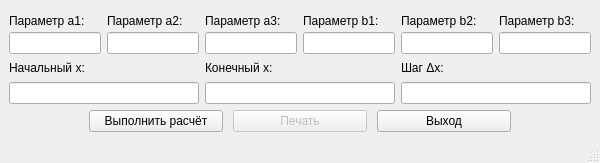
<?xml version="1.0" encoding="UTF-8"?>
<ui version="4.0">
 <class>MainWindow</class>
 <widget class="QMainWindow" name="MainWindow">
  <property name="enabled">
   <bool>true</bool>
  </property>
  <property name="geometry">
   <rect>
    <x>0</x>
    <y>0</y>
    <width>600</width>
    <height>163</height>
   </rect>
  </property>
  <property name="minimumSize">
   <size>
    <width>600</width>
    <height>163</height>
   </size>
  </property>
  <property name="maximumSize">
   <size>
    <width>600</width>
    <height>163</height>
   </size>
  </property>
  <property name="windowTitle">
   <string>МиСОС Lab1. Serpov</string>
  </property>
  <widget class="QWidget" name="centralwidget">
   <layout class="QGridLayout" name="gridLayout_5">
    <item row="0" column="0">
     <layout class="QGridLayout" name="gridLayout">
      <property name="verticalSpacing">
       <number>0</number>
      </property>
      <item row="1" column="1">
       <widget class="QLineEdit" name="lineEdit_a2"/>
      </item>
      <item row="0" column="1">
       <widget class="QLabel" name="label_2">
        <property name="text">
         <string>Параметр a2:</string>
        </property>
       </widget>
      </item>
      <item row="0" column="2">
       <widget class="QLabel" name="label_3">
        <property name="text">
         <string>Параметр a3:</string>
        </property>
       </widget>
      </item>
      <item row="0" column="0">
       <widget class="QLabel" name="label">
        <property name="text">
         <string>Параметр a1:</string>
        </property>
       </widget>
      </item>
      <item row="1" column="2">
       <widget class="QLineEdit" name="lineEdit_a3"/>
      </item>
      <item row="1" column="0">
       <widget class="QLineEdit" name="lineEdit_a1"/>
      </item>
     </layout>
    </item>
    <item row="0" column="1">
     <layout class="QGridLayout" name="gridLayout_2">
      <property name="verticalSpacing">
       <number>0</number>
      </property>
      <item row="1" column="1">
       <widget class="QLineEdit" name="lineEdit_b2"/>
      </item>
      <item row="0" column="1">
       <widget class="QLabel" name="label_4">
        <property name="text">
         <string>Параметр b2:</string>
        </property>
       </widget>
      </item>
      <item row="0" column="0">
       <widget class="QLabel" name="label_5">
        <property name="text">
         <string>Параметр b1:</string>
        </property>
       </widget>
      </item>
      <item row="1" column="0">
       <widget class="QLineEdit" name="lineEdit_b1"/>
      </item>
      <item row="1" column="2">
       <widget class="QLineEdit" name="lineEdit_b3"/>
      </item>
      <item row="0" column="2">
       <widget class="QLabel" name="label_6">
        <property name="text">
         <string>Параметр b3:</string>
        </property>
       </widget>
      </item>
     </layout>
    </item>
    <item row="1" column="0" colspan="2">
     <layout class="QGridLayout" name="gridLayout_3">
      <item row="0" column="2">
       <widget class="QLabel" name="label_8">
        <property name="text">
         <string>Шаг Δx:</string>
        </property>
       </widget>
      </item>
      <item row="0" column="1">
       <widget class="QLabel" name="label_7">
        <property name="text">
         <string>Конечный x:</string>
        </property>
       </widget>
      </item>
      <item row="0" column="0">
       <widget class="QLabel" name="label_9">
        <property name="text">
         <string>Начальный x:</string>
        </property>
       </widget>
      </item>
      <item row="1" column="0">
       <widget class="QLineEdit" name="lineEdit_x0"/>
      </item>
      <item row="1" column="2">
       <widget class="QLineEdit" name="lineEdit_xd"/>
      </item>
      <item row="1" column="1">
       <widget class="QLineEdit" name="lineEdit_x1"/>
      </item>
     </layout>
    </item>
    <item row="2" column="0" colspan="2">
     <layout class="QGridLayout" name="gridLayout_4">
      <property name="leftMargin">
       <number>80</number>
      </property>
      <property name="rightMargin">
       <number>80</number>
      </property>
      <property name="horizontalSpacing">
       <number>10</number>
      </property>
      <property name="verticalSpacing">
       <number>0</number>
      </property>
      <item row="0" column="2">
       <widget class="QPushButton" name="bExit">
        <property name="text">
         <string>Выход</string>
        </property>
       </widget>
      </item>
      <item row="0" column="0">
       <widget class="QPushButton" name="bCalc">
        <property name="enabled">
         <bool>true</bool>
        </property>
        <property name="maximumSize">
         <size>
          <width>542</width>
          <height>16777215</height>
         </size>
        </property>
        <property name="text">
         <string>Выполнить расчёт</string>
        </property>
       </widget>
      </item>
      <item row="0" column="1">
       <widget class="QPushButton" name="bPrint">
        <property name="enabled">
         <bool>false</bool>
        </property>
        <property name="text">
         <string>Печать</string>
        </property>
       </widget>
      </item>
     </layout>
    </item>
   </layout>
  </widget>
  <widget class="QStatusBar" name="statusbar">
   <property name="minimumSize">
    <size>
     <width>0</width>
     <height>0</height>
    </size>
   </property>
   <property name="baseSize">
    <size>
     <width>0</width>
     <height>0</height>
    </size>
   </property>
  </widget>
 </widget>
 <resources/>
 <connections/>
</ui>
